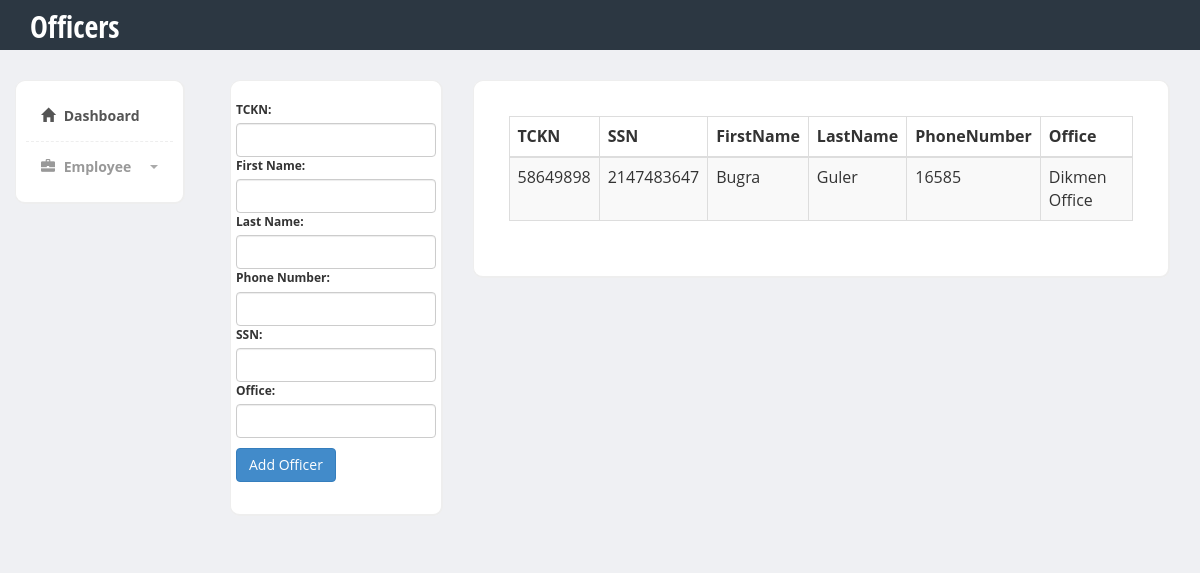
The page /VTProject/officers.php on the database its author committed.
### tables this page shows
CREATE TABLE `officer` (
  `TCKN` bigint(11) NOT NULL
);

CREATE TABLE `employee` (
  `TCKN` bigint(11) NOT NULL,
  `SSN` int(11) NOT NULL,
  `FK_Office_OfficeID` int(11) NOT NULL
);

CREATE TABLE `person` (
  `TCKN` bigint(11) NOT NULL,
  `FirstName` varchar(255) NOT NULL,
  `LastName` varchar(255) NOT NULL,
  `PhoneNumber` int(20) NOT NULL
);

CREATE TABLE `office` (
  `OfficeID` int(11) NOT NULL,
  `FK_Address_ID` int(11) NOT NULL,
  `Name` varchar(255) NOT NULL
);

### VTProject/officers.php (the view, shortened to what this page needs)
<html><head>
        <link href="https://code.jquery.com/ui/1.10.3/themes/redmond/jquery-ui.css" rel="stylesheet" media="screen">
        <link href="bootstrap/css/bootstrap.min.css" rel="stylesheet">
        <link href="css/styles.css" rel="stylesheet">
    </head>
    <body>
        <div class="header">
            <div class="container">
                <div class="row">
                    <div class="col-md-5">
                        <div class="logo">
                            <h1><a href="officers.php">Officers</a></h1>
                        </div>
                    </div>
                </div>
            </div>
        </div>
        <div class="page-content">
            <div class="row">
                <div class="col-md-2">
                    <div class="sidebar content-box" style="display: block;">
                        <ul class="nav">
                            <li class="current"><a href="index.php"><i class="glyphicon glyphicon-home"></i> Dashboard</a></li>
                            <li class="submenu">
                                <a href="#">
                                    <i class="glyphicon glyphicon-briefcase"></i> Employee
                                    <span class="caret pull-right"></span>
                                </a>
                            </li>
                        </ul>
                    </div>
                </div>
                <div class="col-md-10">
                    <div class="col-md-3">
                        <div class="content-box-large">
                            <div class ="row ">
                                <form action="" method="post">
                                    <label for="tc">TCKN:</label>
                                    <input class="form-control" type="text" name="tc" id="tc">
                                    <label for="firstName">First Name:</label>
                                    <input class="form-control" type="text" name="firstname" id="firstName">
                                    <label for="lastName">Last Name:</label>
                                    <input class="form-control" type="text" name="lastname" id="lastName">
                                    <label for="phonenumber">Phone Number:</label>
                                    <input class="form-control" type="text" name="phonenumber" id="phonenumber">
                                    <label for="ssn">SSN:</label>
                                    <input class="form-control" type="text" name="ssn" id="ssn">
                                    <label for="office">Office:</label>
                                    <input class="form-control" type="text" name="office" id="office">
                                    <div class="action">
                                        <input class="btn btn-primary signup" type = "submit" value = " Add Officer "/><br />
                                    </div>
                                </form>
                            </div>
                        </div>
                    </div>
                    <div class="col-md-9">
                        <div class="content-box-large">
                            <div class="panel-body">
                                <table class="table table-striped table-bordered" id="example" cellspacing="0" cellpadding="0" border="0">
                                    <thead>
                                        <tr>
                                            <th>TCKN</th>
                                            <th>SSN</th>
                                            <th>FirstName</th>
                                            <th>LastName</th>
                                            <th>PhoneNumber</th>
                                            <th>Office</th>
                                        </tr>
                                    </thead>
                                    <tbody>
                                        <?php
                                        include("config.php");
                                        $query = "CALL get_officers()";
                                        $result = mysqli_query($db, $query);
                                        while ($row = mysqli_fetch_assoc($result)) {
                                            echo '<tr>';
                                            echo "<td>" . $row["TCKN"] . "</td> <td>" . $row["SSN"] . "</td> <td>" . $row["FirstName"] . "</td> <td>" . $row["LastName"] . "</td> <td>" . $row["PhoneNumber"] . "</td> <td>" . $row["Name"] . "</td>";
                                            echo '</tr>';
                                        }
                                        ?>
                                    </tbody>
                                </table>
                            </div>
                        </div>
                    </div>
                </div>
            </div>
        </div>
        <link href="vendors/datatables/dataTables.bootstrap.css" rel="stylesheet" media="screen">
    </body></html>

### VTProject/css/styles.css (style rules this page uses)
body { font-family: 'Open Sans', sans-serif; background-color: #f7f7f7; position: relative; margin: 0px; font-size: 12px; padding: 0px; }
.page-content > .row { margin-left: 0px !important; margin-right: 0px !important; margin-top: 30px; }
.header { height:50px; background-color: #2c3742; }
.header .logo h1 { font-size:30px; margin:0px; padding:10px 0px; }
.header .logo h1 a { color:#fff; font-family: 'Open Sans Condensed', sans-serif; }
.content-box, .content-box-large { margin-bottom:30px; background:#fff; border-radius:10px; padding:10px; border-left:1px solid #eee; border-top:1px solid #eee; border-right:2px solid #eee; border-bottom:2px solid #eee; }
.content-box-large { padding: 20px; }
.sidebar ul.nav, .sidebar ul.nav ul { list-style: none; padding: 0px; margin: 0px; }
.sidebar .nav > li { margin: 0; border-bottom:1px dashed #eee; }
.sidebar .nav > li:last-child { border-bottom:0px; }
.sidebar .nav > li > a { font-size: 14px; line-height: 20px; padding: 15px 15px; color: #999; display: block; font-weight:bold; background:none; text-decoration: none; border-top:0px; font-weight:bold; }
.sidebar .nav > li > a > i { margin-right:5px; }
.sidebar .nav li a:hover, .sidebar .nav li.current > a { background: #fff; color: #555; border-bottom:0px; }
.sidebar .nav a .caret { float: right; width: 0; height: 0; display: inline-block; vertical-align: top; border-top: 4px solid #aaa; border-right: 4px solid transparent; border-left: 4px solid transparent; content: ""; margin-top: 8px; margin-left: 2px; }
body { background-color: #eff0f3; }
.panel-body { clear:both; }

### rows shown on the page
officer: TCKN "58649898", TCKN.SSN "2147483647", person.FirstName "Bugra", person.LastName "Guler", person.PhoneNumber "16585", office.Name "Dikmen Office"
